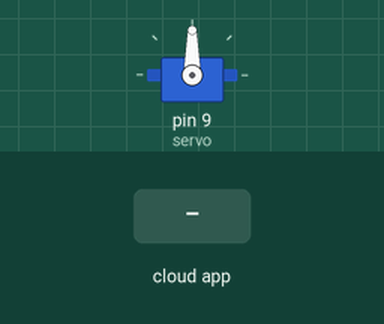
A sketch run on a simulated Arduino Uno, built with avr-gcc and run on an emulated ATmega328P. On the bench: servo. The inputs (shaded band) are chosen by the test bench. The ROS host is connected and sends only what is stated.

Above: at 1.2 s.
1.3 s: the phone or cloud app sets set_position_servo to 0
At 2.2 s:
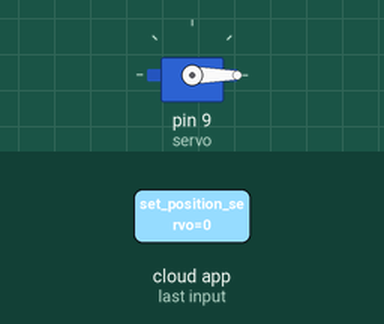
2.8 s: the phone or cloud app sets set_position_servo to 45
At 3.7 s:
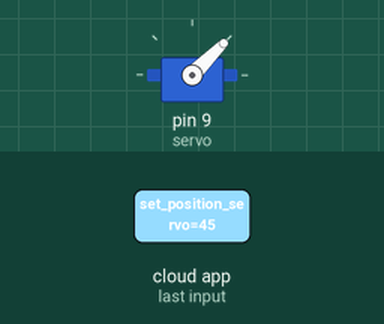
4.3 s: the phone or cloud app sets set_position_servo to 180
At 5.3 s:
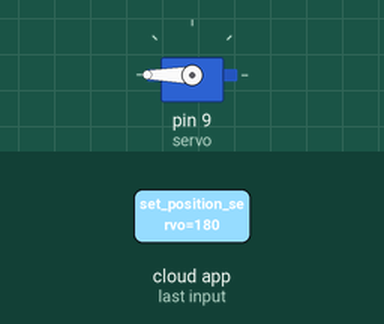
5.8 s: the phone or cloud app sets set_position_servo to 90
At 6.8 s:
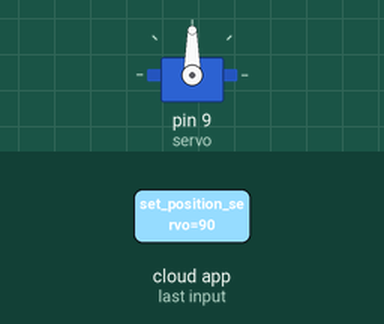
Timing chart, 0 to 8.3 s (numbered marks = the images above; inputs shaded):
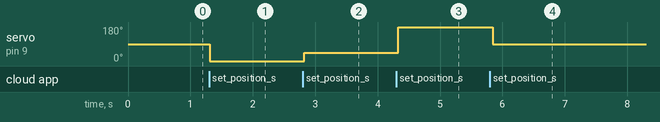

The sketch:

ROS_servo.ino
```cpp
#include<ros.h>
#include<std_msgs/UInt16.h>
#include<Servo.h>

ros::NodeHandle nh;
Servo servo;

void servo_action(const std_msgs::UInt16& angle)
{
      servo.write(angle.data);
}

std_msgs::UInt16 get_position;
ros::Publisher pub_position("get_position_servo", &get_position);
ros::Subscriber<std_msgs::UInt16> sub_position("set_position_servo", servo_action);


int valor;


void setup()
{
    nh.initNode();
    nh.advertise(pub_position);
    nh.subscribe(sub_position);
}

void loop()
{
 servo.attach(9);
 valor = servo.read();
 get_position.data = valor;
 pub_position.publish(&get_position);
 nh.spinOnce();
 delay(100);
}
```

Measured:
- after the input at 1.3 s, servo on pin 9 (servo): 90° → 0° at once
- after the input at 2.8 s, servo on pin 9 (servo): 0° → 45° at once
- after the input at 4.3 s, servo on pin 9 (servo): 45° → 180° at once
- after the input at 5.8 s, servo on pin 9 (servo): 180° → 90° at once
